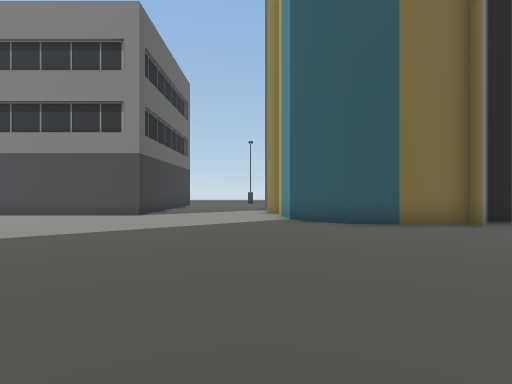
View 1 (above)

24 first-person views from a walk through a Unity game level. The camera is 1.5 m above the floor, looks level and sees 80° across. The floor is counted in squares, 2 m on a side. Each view is taken from the middle of a square. On the plan, view 1 faces up. The plan holds only what a view shows up to about 10 squares ahead; the rest is blank. The place goes on beyond the plan.

View 2
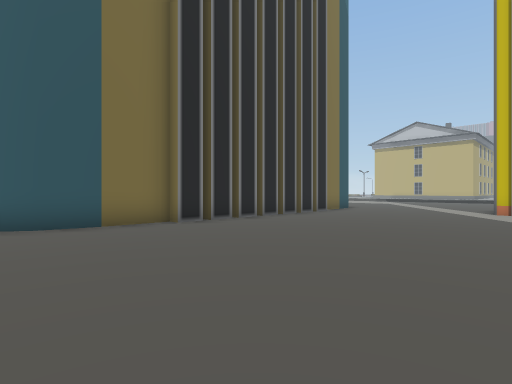

View 3
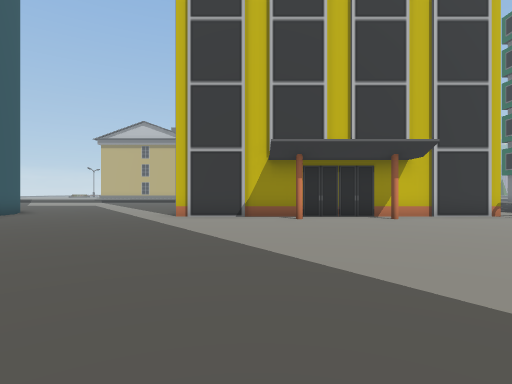

View 4
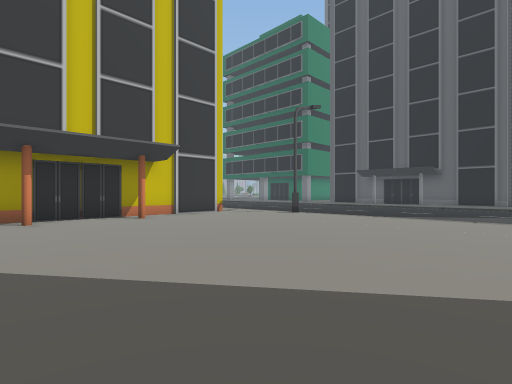

View 5
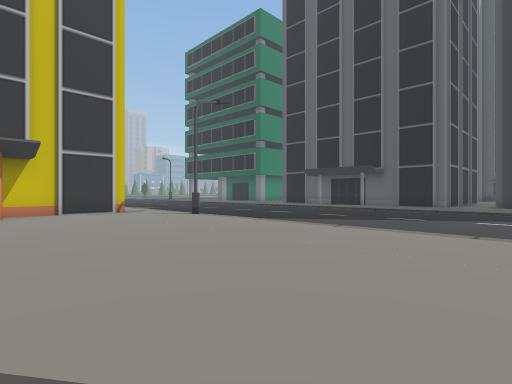

View 6
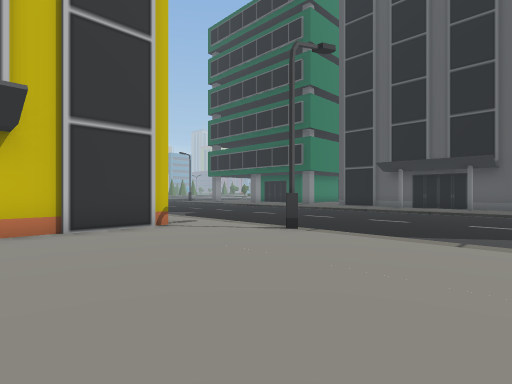

View 7
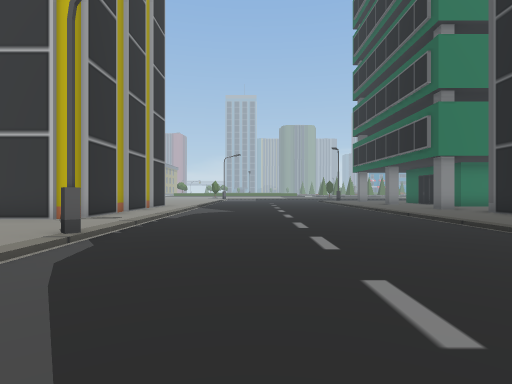

View 8
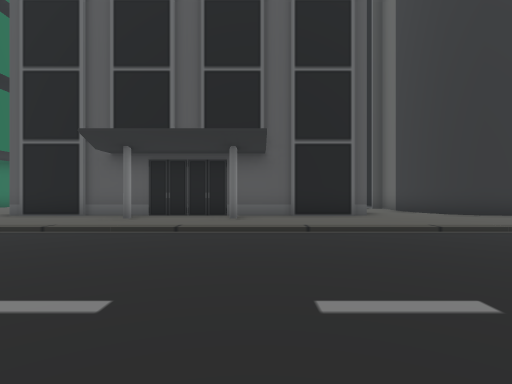

View 9
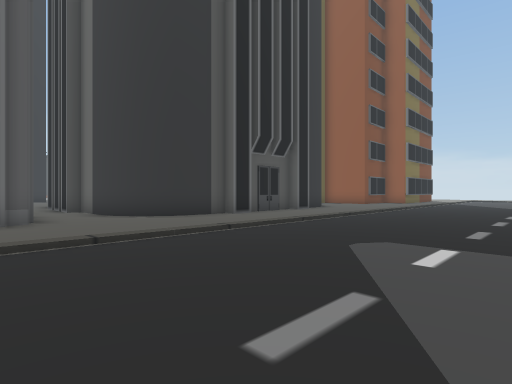

View 10
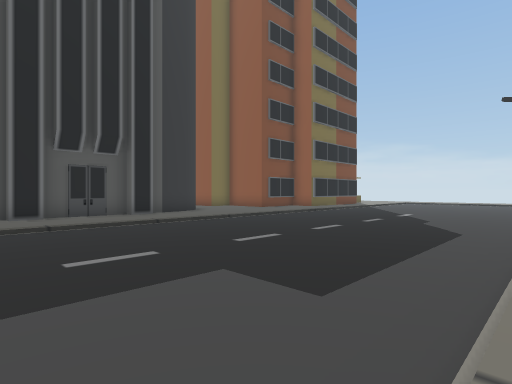

View 11
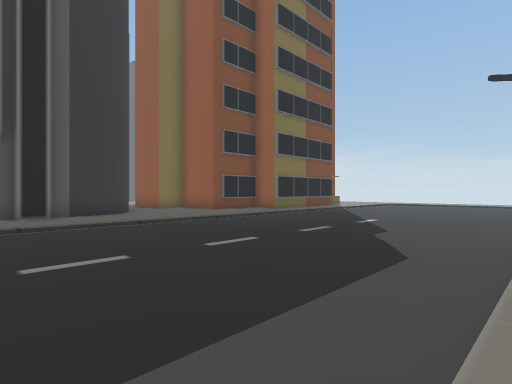

View 12
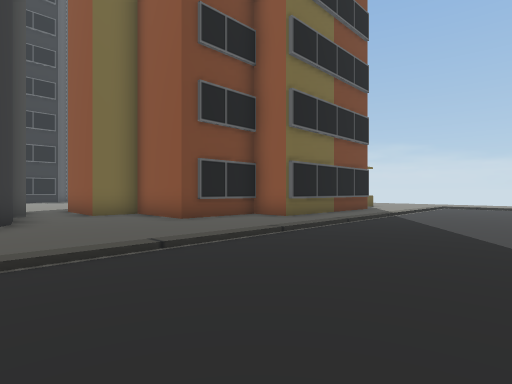

View 13
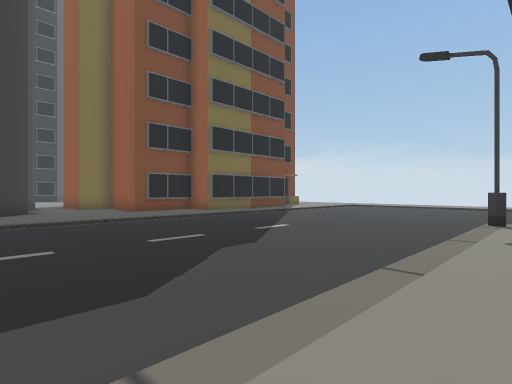

View 14
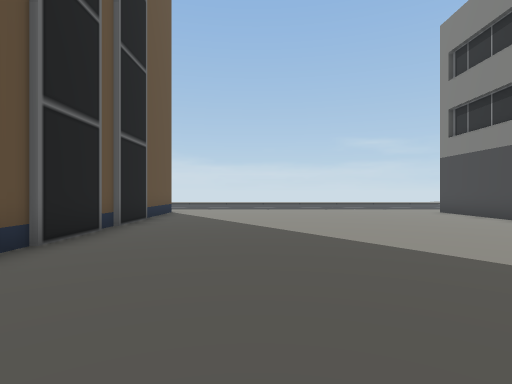

View 15
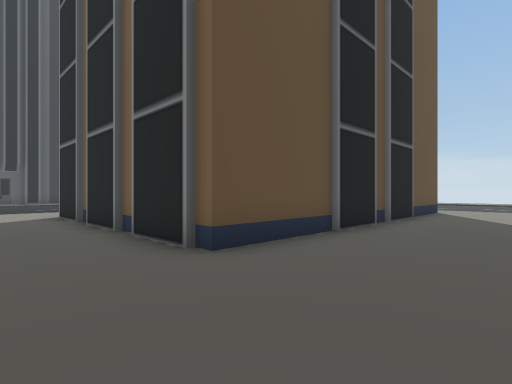

View 16
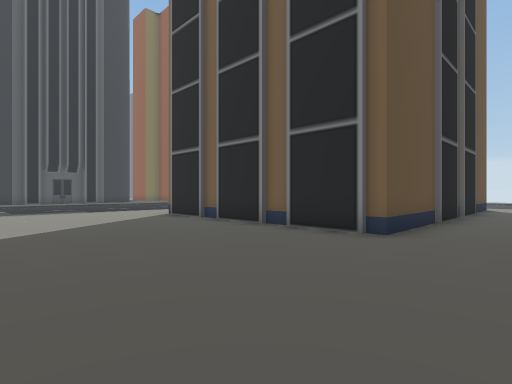

View 17
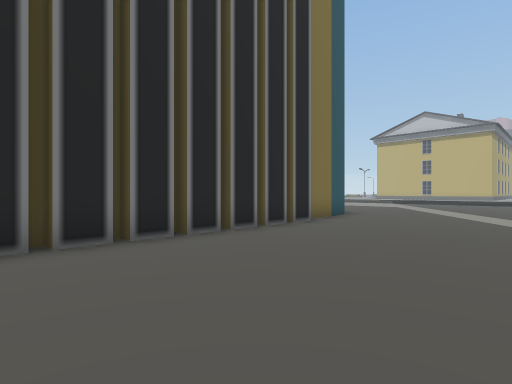

View 18
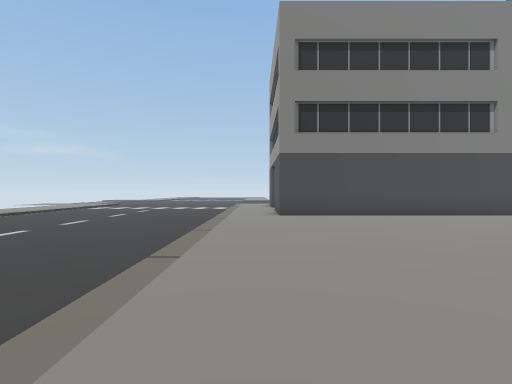

View 19
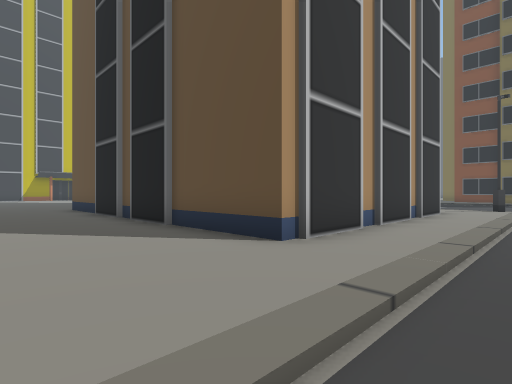

View 20
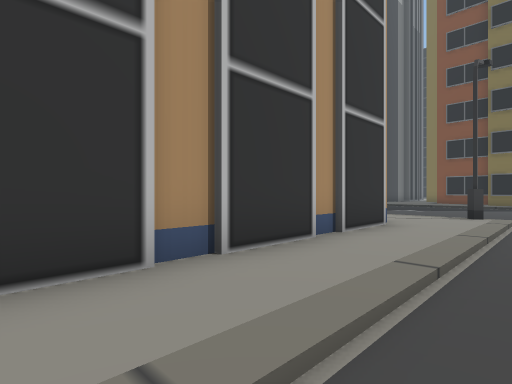

View 21
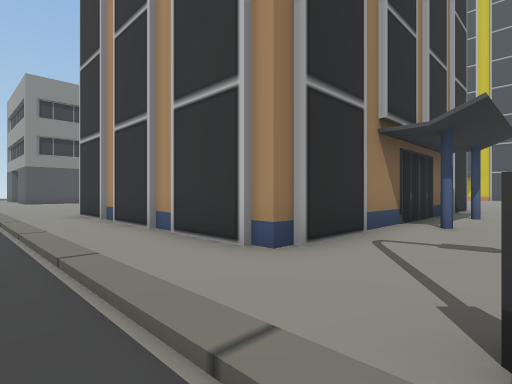

View 22
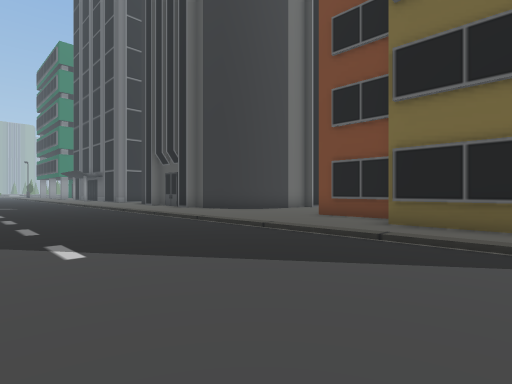

View 23
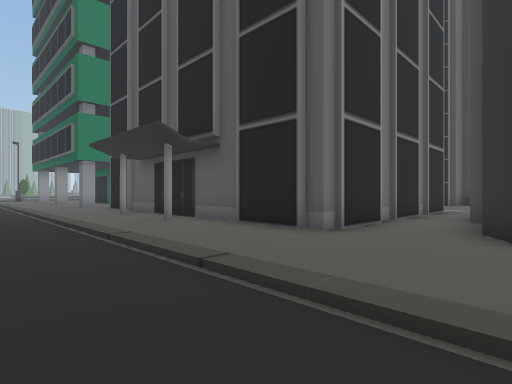

View 24
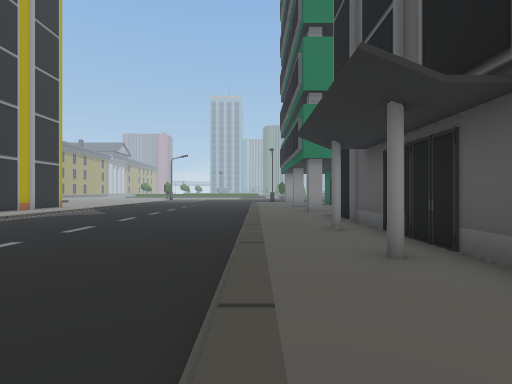

### Floor plan
Key: @ floor where view 1 was taken; # wall or solid block; . main floor; - floor 0.25 m lower than the main floor; / step, stairs or slope; B building.
Columns run from 14 left of view 1 to 16 right of it. Each row starts with its distance up from view 1.
 10 -..B######B....#
  9 -..............#
  8 -..............##
  7 -...............#############
  6 -.............................
  5 -..............................
  4 -..............................
  3 -..............................
  2 -............................
  1 -...........................#
  0 -..###B######.@.............#
 -1 -..B         B..............#
 -2 -..#         #.............B#
 -3 -..#         #..............#
 -4 -..#         #..............#
 -5 -..#         ..............B#
 -6 -..B         B..............#
 -7 -..#        ##..............#
 -8 -..##......##...............#
 -9 -..............................
-10 -/#//////////////////////#/////
-11 -------------------------------
-12 -------------------------------
-13 -------------------------------
-14 -------------------------------
-15 -------------------------------
-16 -------------------------------
-17 -------------------------------
-18 ...............................
-19 BBB............................
-20   #........##.##..........B....
-21   ####...###   ###..B##########
-22      #..##       ##.##
-23      ##.#         #.#
-24       #.#         #.#
-25       #.B         B.#
-26        .B         B.#

Where each view was taken, in squares from view 1:
view 1: 0 up, 0 right, facing up
view 2: 0 up, 1 right, facing up-right
view 3: 1 down, 4 right, facing right
view 4: 1 down, 4 right, facing down-right
view 5: 4 down, 2 right, facing down-right
view 6: 5 down, 7 right, facing down-right
view 7: 13 down, 6 right, facing right
view 8: 12 down, 9 right, facing down
view 9: 13 down, 7 right, facing down-left
view 10: 10 down, 2 right, facing down-left
view 11: 10 down, 1 left, facing down-left
view 12: 14 down, 5 left, facing down-left
view 13: 9 down, 4 left, facing down-left
view 14: 3 up, 0 right, facing left
view 15: 3 up, 1 right, facing down-left
view 16: 2 up, 4 right, facing down-left
view 17: 2 up, 5 right, facing up-right
view 18: 0 up, 12 left, facing up
view 19: 3 up, 14 left, facing down-right
view 20: 1 down, 14 left, facing down-right
view 21: 10 down, 14 left, facing up-right
view 22: 13 down, 14 left, facing down-right
view 23: 16 down, 3 right, facing down-right
view 24: 18 down, 6 right, facing right
